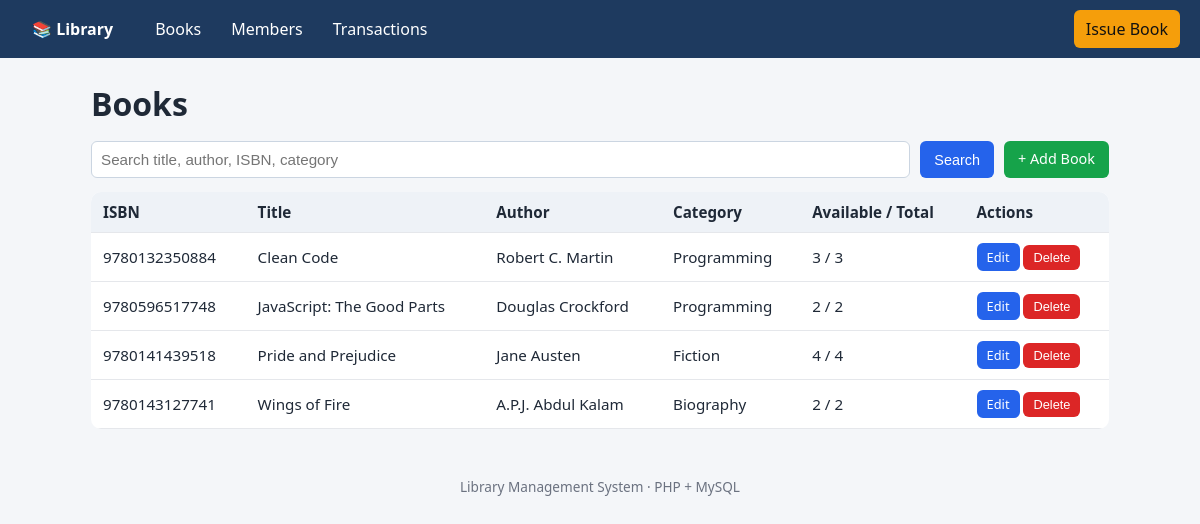
The app's page /books/index.php with its own data.
### tables this page shows
CREATE TABLE IF NOT EXISTS books (
  id               INT AUTO_INCREMENT PRIMARY KEY,
  isbn             VARCHAR(20)  NOT NULL,
  title            VARCHAR(200) NOT NULL,
  author           VARCHAR(150) NOT NULL,
  category         VARCHAR(80)  DEFAULT NULL,
  total_copies     INT NOT NULL DEFAULT 1,
  available_copies INT NOT NULL DEFAULT 1,
  created_at       TIMESTAMP DEFAULT CURRENT_TIMESTAMP,
  UNIQUE KEY uq_books_isbn (isbn),
  KEY idx_books_title (title)
);

### includes/functions.php (called while the page is built, shortened)
<?php
function e($v): string { return htmlspecialchars((string)$v, ENT_QUOTES, 'UTF-8'); }

### books/index.php (the view, shortened to what this page needs)
<?php
require __DIR__ . '/../includes/header.php';
$q = trim($_GET['q'] ?? '');
$sql = 'SELECT * FROM books';
$params = [];
$stmt = $pdo->prepare($sql . ' ORDER BY title');
$stmt->execute($params);
$books = $stmt->fetchAll();
?>
<h1>Books</h1>
<form class="toolbar" method="get">
  <input type="text" name="q" placeholder="Search title, author, ISBN, category" value="<?= e($q) ?>">
  <button class="btn">Search</button>
  <a class="btn green" href="form.php">+ Add Book</a>
</form>
<div class="table-wrap"><table>
<tr><th>ISBN</th><th>Title</th><th>Author</th><th>Category</th><th>Available / Total</th><th>Actions</th></tr>
<?php foreach ($books as $b): ?>
<tr>
  <td><?= e($b['isbn']) ?></td><td><?= e($b['title']) ?></td><td><?= e($b['author']) ?></td>
  <td><?= e($b['category']) ?></td><td><?= e($b['available_copies']) ?> / <?= e($b['total_copies']) ?></td>
  <td>
    <a class="btn small" href="form.php?id=<?= e($b['id']) ?>">Edit</a>
    <form class="inline" method="post" action="delete.php" onsubmit="return confirm('Delete this book?')">
      <button class="btn small red">Delete</button>
    </form>
  </td>
</tr>
<?php endforeach; if (!$books): ?><tr><td colspan="6">No books found.</td></tr><?php endif; ?>
</table></div>
<?php require __DIR__ . '/../includes/footer.php'; ?>

### includes/header.php (shortened to what this page needs)
<?php
require_once __DIR__ . '/functions.php';
?>
<!DOCTYPE html>
<html lang="en">
<head>
<link rel="stylesheet" href="<?= BASE_URL ?>/assets/style.css">
</head>
<body>
<nav class="nav">
  <a class="brand" href="<?= BASE_URL ?>/index.php">📚 Library</a>
  <a href="<?= BASE_URL ?>/books/">Books</a>
  <a href="<?= BASE_URL ?>/members/">Members</a>
  <a href="<?= BASE_URL ?>/transactions/">Transactions</a>
  <a href="<?= BASE_URL ?>/transactions/issue.php" class="btn-nav">Issue Book</a>
</nav>
<main class="container">

### includes/footer.php
</main>
<footer class="footer">Library Management System &middot; PHP + MySQL</footer>
</body>
</html>

### assets/style.css (style rules this page uses)
* { box-sizing:border-box }
body { margin:0;font-family:system-ui,Segoe UI,Roboto,sans-serif;background:#f4f6f9;color:#1f2937 }
.nav { display:flex;gap:6px;align-items:center;background:#1e3a5f;padding:10px 20px;flex-wrap:wrap }
.nav a { color:#fff;text-decoration:none;padding:8px 12px;border-radius:6px }
.nav .brand { font-weight:700;margin-right:12px }
.nav .btn-nav { margin-left:auto;background:#f59e0b;color:#111 }
.container { max-width:1050px;margin:24px auto;padding:0 16px }
h1 { margin:0 0 16px }
table { width:100%;border-collapse:collapse;background:#fff;border-radius:10px;overflow:hidden }
th,td { padding:10px 12px;text-align:left;border-bottom:1px solid #e5e7eb;font-size:.95rem }
th { background:#eef2f7 }
.table-wrap { overflow-x:auto }
.btn { display:inline-block;border:0;border-radius:6px;padding:8px 14px;background:#2563eb;color:#fff;text-decoration:none;cursor:pointer;font-size:.9rem }
.btn.green { background:#16a34a }
.btn.red { background:#dc2626 }
.btn.small { padding:5px 10px;font-size:.8rem }
form.inline { display:inline }
.toolbar { display:flex;gap:10px;margin-bottom:14px;flex-wrap:wrap }
input,select { padding:9px;border:1px solid #cbd5e1;border-radius:6px;font-size:.95rem;width:100% }
.toolbar input,.toolbar select { width:auto;flex:1;min-width:160px }
.footer { text-align:center;color:#6b7280;padding:24px;font-size:.85rem }

### records on screen
books: isbn "9780132350884", title "Clean Code", author "Robert C. Martin", category "Programming", available_copies "3", total_copies "3"
books: isbn "9780596517748", title "JavaScript: The Good Parts", author "Douglas Crockford", category "Programming", available_copies "2", total_copies "2"
books: isbn "9780141439518", title "Pride and Prejudice", author "Jane Austen", category "Fiction", available_copies "4", total_copies "4"
books: isbn "9780143127741", title "Wings of Fire", author "A.P.J. Abdul Kalam", category "Biography", available_copies "2", total_copies "2"
